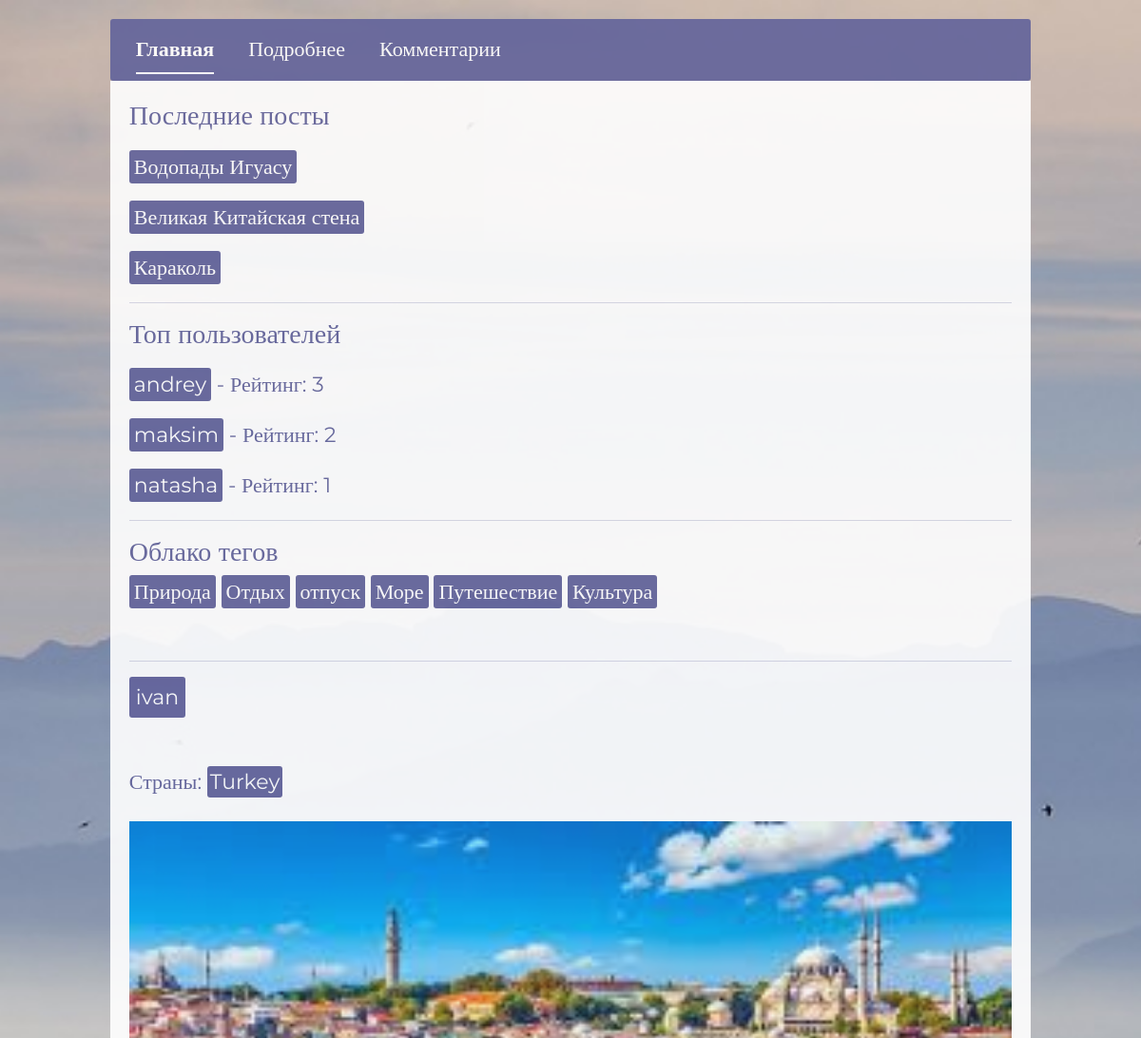
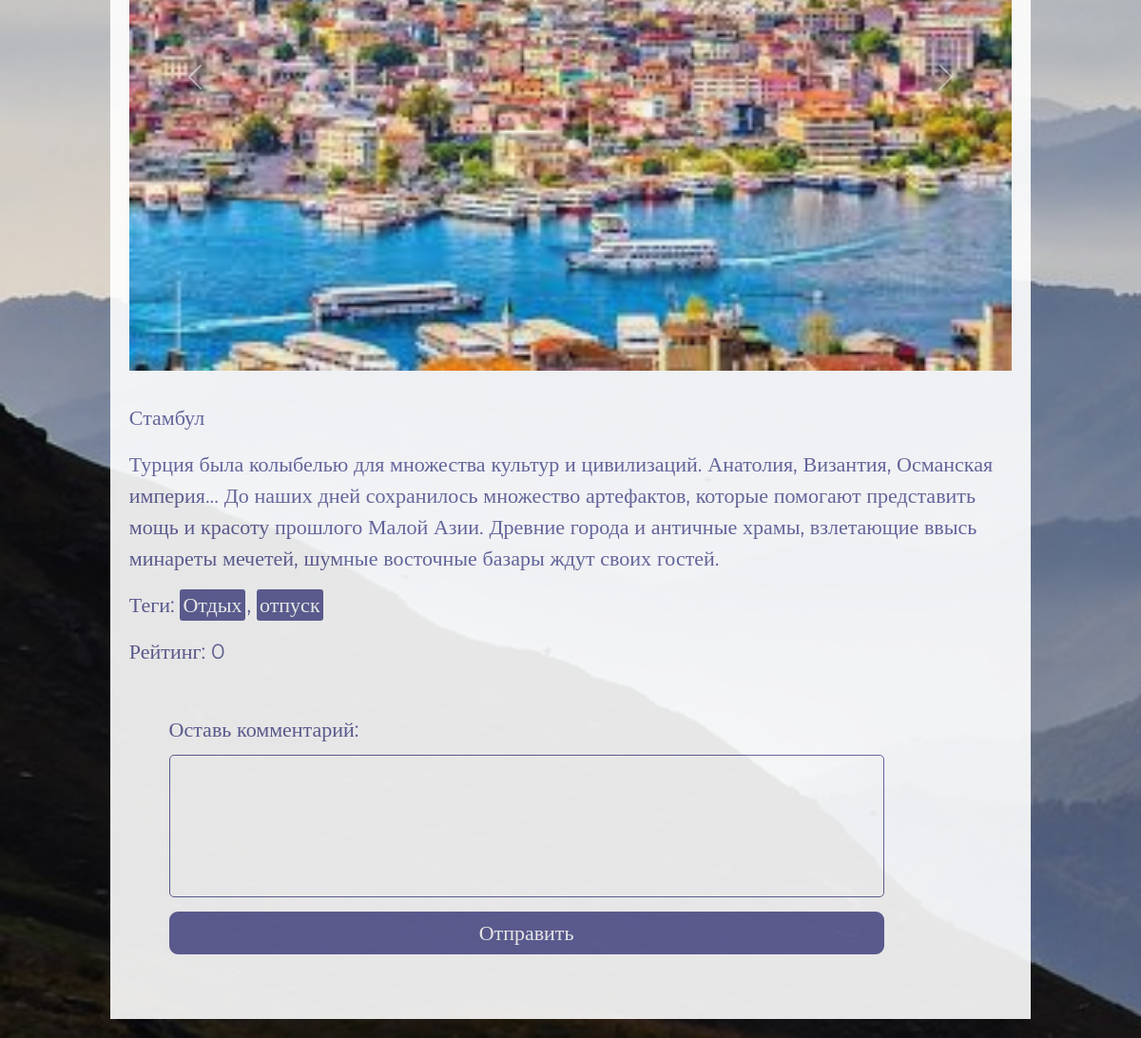
Screenshot of /post/6/ (signed in) with the database file from the repository (2 pictures, top to bottom).
### user/models.py (models this page shows, shortened)
class Post(models.Model):
    create_date = models.DateTimeField(auto_now_add=True)
    author = models.ForeignKey(User, on_delete=models.CASCADE,  verbose_name='Автор', blank=False, null=True, related_name='posts')
    countries = models.ManyToManyField(Country, blank=False, verbose_name="Страны")
    subject = models.CharField(max_length=255, blank=False, null=True, verbose_name='Тема')
    body = models.TextField(validators=[MinLengthValidator(3)], blank=False, null=True, verbose_name='Тело поста')
    photos = models.ManyToManyField(Photo, blank=True, verbose_name='Фотографии')
    tags = models.ManyToManyField(Tag, blank=True, verbose_name='Теги')
    rating = models.IntegerField(default=0, verbose_name='Рейтинг')
    last_lifted_at = models.DateTimeField(null=True, blank=True, verbose_name='Последнее время поднятия')
    class Meta:
        verbose_name = 'Пост'
        verbose_name_plural = 'Посты'

class Profile(models.Model):
    user = models.OneToOneField(User, on_delete=models.CASCADE, verbose_name='Пользователь')
    countries_interest = models.ManyToManyField(Country, blank=True, verbose_name="Интересующие страны")
    post_count = models.IntegerField(default=0, verbose_name='Количество постов')
    followers = models.ManyToManyField(User, related_name='following', blank=True, verbose_name='Подписчики')
    followers_count = models.IntegerField(default=0, verbose_name='Количество подписчиков')
    is_create = models.BooleanField(default=True, verbose_name='Создавать посты')
    is_blocked = models.BooleanField(default=False, verbose_name='Заблокирован')
    class Meta:
        verbose_name = 'Профиль'
        verbose_name_plural = 'Профили'

class Tag(models.Model):
    name = models.CharField(max_length=50, verbose_name='Тег')
    class Meta:
        verbose_name = 'Тег'
        verbose_name_plural = 'Теги'

class Photo(models.Model):
    image = models.ImageField(upload_to='post_photos/', validators=[validate_image_size], verbose_name='Фото')
    class Meta:
        verbose_name = 'Фото'
        verbose_name_plural = 'Фотки'

### country/models.py (models this page shows, shortened)
class Country(models.Model):
    name = models.CharField(max_length=255, verbose_name='Название страны')
    top_level_domain = models.CharField(max_length=255, blank=True, verbose_name='Топ-уровневый домен')
    alpha2_code = models.CharField(max_length=255, blank=True, verbose_name='Двухбуквенный код страны')
    alpha3_code = models.CharField(max_length=255, blank=True, verbose_name='Трехбуквенный код страны')
    calling_code = models.CharField(max_length=255, blank=True, verbose_name='Телефонный код')
    capital = models.CharField(max_length=255, blank=True, verbose_name='Столица')
    alt_spellings = models.TextField(blank=True, verbose_name='Альтернативные написания')
    region = models.CharField(max_length=255, blank=True, verbose_name='Регион')
    class Meta:
        verbose_name = 'Страна'
        verbose_name_plural = 'Страны'

### user/views.py (the view)
# urls.py: path('post/<int:pk>/', views.post_detail_view, name='post_detail'),
@login_required
def post_detail_view(request, pk):
    cache_key_profile = f"profile_{request.user.id}"
    profile = cache.get(cache_key_profile)
    if not profile:
        profile = Profile.objects.get(user=request.user)
        cache.set(cache_key_profile, profile, timeout=60*5)
    blocked_response = check_user_blocked(profile)
    if blocked_response:
        return blocked_response
    form = CommentForm()
    cache_key_post = f"post_{pk}"
    post = cache.get(cache_key_post)
    if not post:
        post = get_object_or_404(Post, id=pk)
        cache.set(cache_key_post, post, timeout=60*5)
    is_following = False
    if request.user.is_authenticated:
        cache_key_author_profile = f"profile_{post.author.id}"
        author_profile = cache.get(cache_key_author_profile)
        if not author_profile:
            author_profile = get_object_or_404(Profile, user=post.author)
            cache.set(cache_key_author_profile, author_profile, timeout=60*5)
        is_following = author_profile.followers.filter(id=request.user.id).exists()
    context = {
        'form': form,
        'post': post,
        'is_following': is_following,
        'active_link': 'post_detail',
    }
    return render(request, 'user/post_detail.html', context)

### user/forms.py
class CommentForm(forms.ModelForm):
    body = forms.CharField(
        label='Тело поста',
        widget=forms.Textarea(attrs={'rows': 1, 'cols': 20}),
        required=True,
        validators=[MinLengthValidator(3)]
    )
    class Meta:
        model = Comment
        fields = ['body']

### user/context_processors.py (called while the page is built)
def global_context(request):
    latest_posts = Post.objects.order_by('-create_date')[:3]
    tag_cloud = Tag.objects.all()
    top_users = Profile.objects.annotate(
        posts_count=Count('user__posts'),
        total_rating=Sum('user__posts__rating')
    ).filter(total_rating__gt=0).order_by('-total_rating')[:5]
    return {
        'latest_posts': latest_posts,
        'tag_cloud': tag_cloud,
        'top_users': top_users,
    }

### user/permissions.py (called while the page is built)
def check_user_blocked(profile):
    if profile.is_blocked:
        return HttpResponse("Ваш аккаунт заблокирован. Вы не можете создавать посты.", status=403)
    return None

### templates/user/post_detail.html (shortened to what this page needs)
{% extends 'base.html' %}
{% block extra_css %}
    {% load static %}
    <link rel="stylesheet" href="{% static 'css/post_detail.css' %}">
{% endblock %}
{% block content %}
    <div id="wrapper">
        <div id="index-nav">
            <ul class="nav nav-underline">
              <li class="nav-item" id="index-nav-item">
                <a id="index-link" class="nav-link active" aria-current="page" href="{% url 'index'%}">Главная</a>
              </li>
              <li class="nav-item" id="index-nav-item">
                <a id="index-link" class="nav-link" aria-current="page" href="{% url 'post_detail' post.id %}">Подробнее</a>
              </li>
              <li class="nav-item" id="index-nav-item">
                <a id="index-link" class="nav-link" href="{% url 'post_comments' post.id %}">Комментарии</a>
              </li>
            </ul>
        </div>
        <div id="lenta">
            {% include 'commom_info.html' %}
        </div>
        {% if active_link == 'post_detail' %}
            <div id="lenta">
                <hr>
                <div id="author">
                    <a href="{% url 'profile_detail' post.author.id %}">{{post.author }}</a>
                </div>
                <br>
                <div id="country">
                    {% if post.countries.exists %}
                        <p>Страны:
                            {% for country in post.countries.all %}
                            <a href="{% url 'country_detail' country.id %}">{{ country.name }}</a>{% if not forloop.last %} {% endif %}
                            {% endfor %}
                        </p>
                    {% else %}
                        <p>Страны не указаны</p>
                    {% endif %}
                </div>
                <div id="post_{{ post.id }}" class="carousel slide" data-bs-ride="carousel">
                    <div class="carousel-inner">
                        {% if post.photos.exists %}
                            {% for photo in post.photos.all %}
                                <div class="carousel-item {% if forloop.first %}active{% endif %}">
                                    <img src="{{ photo.image.url }}" class="d-block w-100" alt="photo">
                                </div>
                            {% endfor %}
                        {% else %}
                            <div class="carousel-item active">
                                <img src="" class="d-block w-100" alt="Нет фотографий">
                            </div>
                        {% endif %}
                    </div>
                    <button class="carousel-control-prev" type="button" data-bs-target="#post_{{ post.id }}" data-bs-slide="prev">
                        <span class="carousel-control-prev-icon" aria-hidden="true"></span>
                    </button>
                    <button class="carousel-control-next" type="button" data-bs-target="#post_{{ post.id }}" data-bs-slide="next">
                        <span class="carousel-control-next-icon" aria-hidden="true"></span>
                    </button>
                </div>
                <br>
                <div id="subject">
                    <p>
                        {{post.subject }}
                    </p>
                </div>
                <div id="info-text">
                    <p>
                        {{post.body }}
                    </p>
                </div>
                <div id="teg">
                    {% if post.countries.exists %}
                        <p>Теги:
                            {% for tag in post.tags.all %}
                            <a href="{% url 'posts_by_tag' tag.id %}">{{ tag.name }}</a>{% if not forloop.last %}, {% endif %}
                            {% endfor %}
                        </p>
                    {% else %}
                        <p>Теги не указаны</p>
                    {% endif %}
                </div>
                <div id="rating-{{ post.id }}">
                    <p>Рейтинг: <span class="rating-value">{{ post.rating }}</span></p>
                </div>
                {% if request.user.is_authenticated %}
                    <br>
                    <div id="add_comment">
                        <form method="post" action="{% url 'add_comment' post.id %}">
                            <div id="input-group">
                                <label for="{{ form.body.id_for_label }}">Оставь комментарий:</label>
                                    {{ form.body }}
                            </div>
                            <div id="form-button">
                                <button type="submit">Отправить</button>
                            </div>
                        </form>
                    </div>
                {% endif %}
                <br>
            </div>
        {% endif %}
    </div>
{% endblock %}

### templates/commom_info.html
<div id="top-info">
    <h3>Последние посты</h3>
    {% for post in latest_posts %}
        <div id="link_posts">
            <a href="{% url 'post_detail' post.id %}">{{post.subject}}</a>
        </div>
    {% endfor %}
    <hr>
    <h3>Топ пользователей</h3>
    {% for user in top_users %}
        <div id="link_users">
            <a href="{% url 'profile_detail' user.user.id %}">{{user.user.username}}</a> - Рейтинг: {{ user.total_rating }}
        </div>
    {% endfor %}
    <hr>
    <h3>Облако тегов</h3>
    {% for tag in tag_cloud %}
        <div id="tags">
            <a href="{% url 'posts_by_tag' tag.id %}">{{tag.name}}</a>
        </div>
    {% endfor %}
</div>

### static/css/base.css (style rules this page uses)
x1html, body, div, span, applet, object, iframe, h1, h2, h3, h4, h5, h6, p, blockquote, pre, a, abbr, acronym, address, big, cite, code, del, dfn, em, img, ins, kbd, q, s, samp, small, strike, strong, sub, sup, tt, var, b, u, i, center, dl, dt, dd, ol, ul, li, fieldset, form, label, legend, table, caption, tbody, tfoot, thead, tr, th, td, article, aside, canvas, details, embed, figure, figcaption, footer, header, hgroup, menu, nav, output, ruby, section, summary, time, mark, audio, video { margin: 0; padding: 0; border: 0; font-size: 100%; font: inherit; vertical-align: baseline; }
body { line-height: 1; }
ol, ul { list-style: none; }
html { box-sizing: border-box; }
*, *::before, *::after { box-sizing: inherit; }
#body { height: auto !important; background-image: url(../img/mountains-3699372_1280.jpg); background-repeat: no-repeat; background-size: cover; font-family: 'Montserrat'; font-size: 22px; font-weight: 400; color:#000000; display: flex; justify-content: center; align-items: center; }
#input-group { display: flex; flex-direction: column; margin-bottom: 10px; }
#input-group label { margin-bottom: 10px; color: #62639B; }
#form-button button { width: 350px; height: 45px; background-color:#62639B; border-radius: 9px; border: 2px solid #62639B; color:white; }
#wrapper { display: flex; flex-direction: column; align-items: center; justify-content: center; margin: 0 auto; padding: 20px; }
#wrapper #index-nav { width: 90%; height: auto; background-color: #62639B; padding: 5px; border-radius: 3px; border: 2px solid #62639B; text-align: center; opacity: 0.9; }
#lenta { width: 90%; background-color: white; opacity: 0.9; padding: 20px; color: #62639B; }
#author { display: flex; justify-content: space-between; align-items: center; margin-bottom: 10px; }
#author a { margin-right: 20px; text-decoration: none; color: white; background-color: #62639B; padding: 3px 5px; border-radius: 3px; border: 2px solid #62639B; }
#index-nav-item { margin-left: 20px; }
#index-link { color: white; }
#top-info div { margin-top: 20px; margin-bottom: 20px; }
#top-info div a { text-decoration: none; color: white; background-color: #62639B; padding: 4px 5px; border-radius: 3px; }
#top-info #tags { display: inline; }
#country p { line-height: 50px }
#country a { text-decoration: none; color: white; background-color: #62639B; padding: 3px 3px; border-radius: 3px; margin-right: 2px; }
#teg a { text-decoration: none; color: white; background-color: #62639B; padding: 3px 3px; border-radius: 3px; margin-right: 2px; }

### static/css/post_detail.css (style rules this page uses)
#add_comment { display: flex; flex-direction: column; align-items: center; justify-content: center; width: 90%; height: auto; }
#add_comment form { width: 90%; height: auto; }
#form-button { margin-top: 15px; margin-bottom: 15px; }
#form-button button { width: 100%; height: 45px; background-color:#62639B; border-radius: 9px; border: 2px solid #62639B; color:white; }
textarea { resize: none; width: 100%; height: 150px; padding: 10px; border: 1px solid #62639B; border-radius: 5px; color: #62639B; font-size: 16px; }

### rows the page displays
Post: subject "Водопады Игуасу"
Post: subject "Великая Китайская стена"
Post: subject "Караколь"
Profile: user.username "andrey", total_rating "3"
Profile: user.username "maksim", total_rating "2"
Profile: user.username "natasha", total_rating "1"
Tag: name "Природа"
Tag: name "Отдых"
Tag: name "отпуск"
Tag: name "Море"
Tag: name "Путешествие"
Tag: name "Культура"
Post: author "ivan", subject "Стамбул", body "Турция была колыбелью для множества культур и цивилизаций. Анатолия, Византия, Османская империя... До наших дней сохранилось множество артефактов, которые помогают представить мощь и красоту прошлого Малой Азии. Древние города и античные храмы, взлетающие ввысь минареты мечетей, шумные восточные базары ждут своих гостей.", rating "0"
Country: name "Turkey"
Photo: image (picture)
